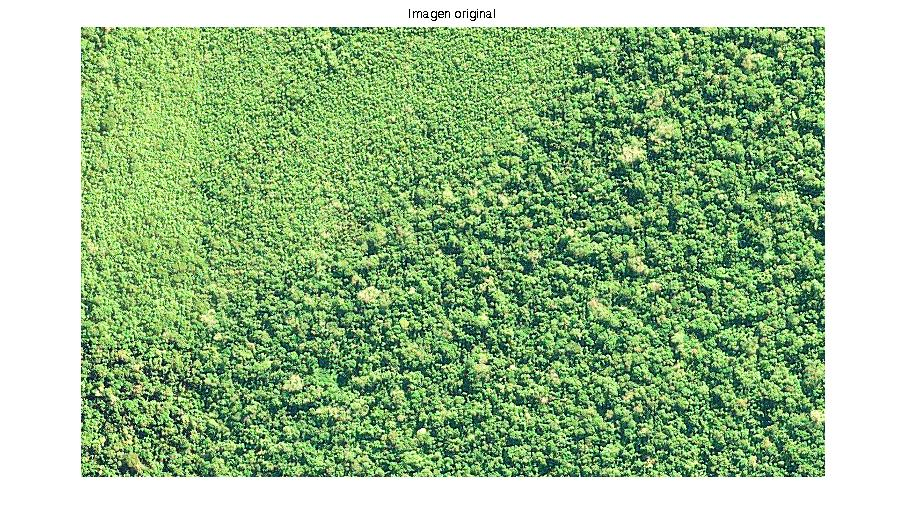
%> input picture Imagenes/PNI1.jpg, 906 x 532 px
$ octave AZULROJO.m   (GNU Octave 9; MATLAB toolbox functions it lacks are replaced by stand-ins)
%> lines starting %> are read from the running program, lines starting %| are printed output that depends on the picture; in (x1, y1, x2, y2) boxes, pixels count from 0 and x2, y2 are one past the last pixel; in counts of white or black regions, pixels touching at a corner belong together; the program's own positions count from 1
%% Código para detección de sombras en imágenes aéreas de áreas selváticas
% El siguiente código es una adaptación de otro código producido por
% B. Sirmacek y C. Unsalan, el cual aplica el método del índice invariante
% de color para realizar la detección de sombras
%
% Referencias:
% B. Sirmacek and C. Unsalan, "Damaged Building Detection in Aerial Images
% using Shadow Information", 4th International Conference on Recent Advances
% in Space Technologies RAST 2009, Istanbul, Turkey, June 2009.
%
% C. Unsalan and K. L. Boyer, "Linearized vegetation indices based on a formal
% statistical framework," IEEE Transactions on Geoscience and Remote Sensing,
% vol. 42, pp. 1575-1585, 2004.
clear all
close all
clc
%% Read Images: se elige una imagen del archivo
[filename, pathname] = uigetfile({'*.*'},'Browse');
%> the answer given: ../Imagenes/PNI1.jpg
name=[pathname,filename];
im = imread(name);
%> im is the input picture: size 532x906x3 uint8; mean R, G, B 159.7, 190.8, 147
figure, subplot(1,2,1), imshow(im);
figure, subplot(1,2,1), imshow(im);
% Filtrado de ruido
r = medfilt2(double(im(:,:,1)), [3,3]);
g = medfilt2(double(im(:,:,2)), [3,3]);
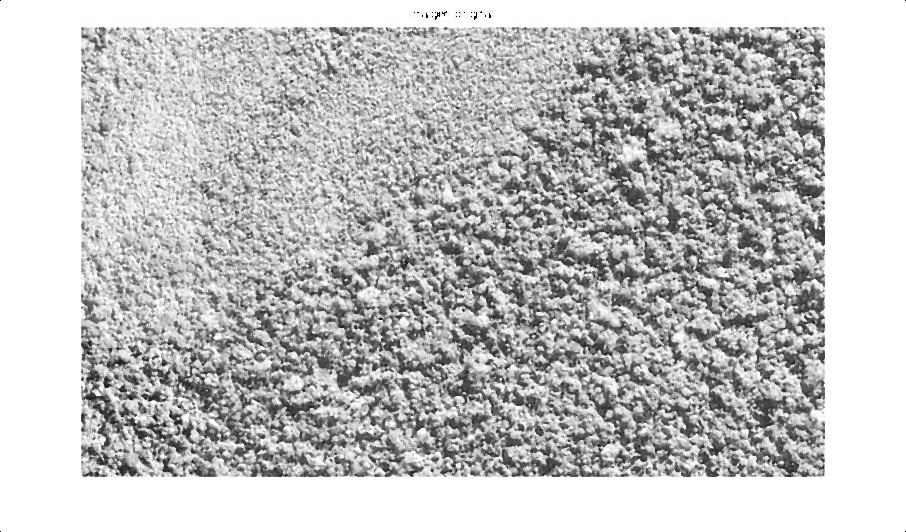
%> g: size 532x906 double; min 0, max 255, mean 193
b = medfilt2(double(im(:,:,3)), [3,3]);
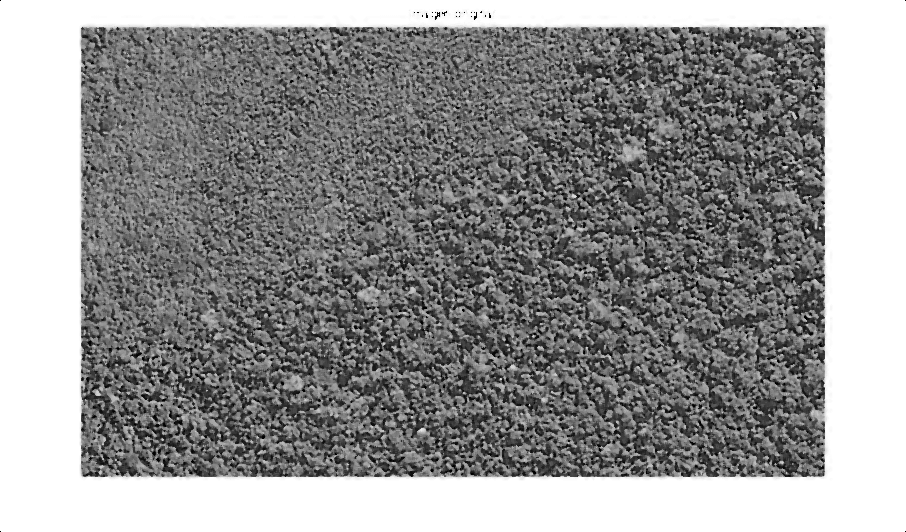
%> b: size 532x906 double; min 0, max 255, mean 147.9
%% Calculate Shadow Ratio: cociente entre la resta del canal azul menos el rojo, sobre la suma de ambos
shadow_ratio = ((4/pi).*atan(((b-r))./(b+r)));
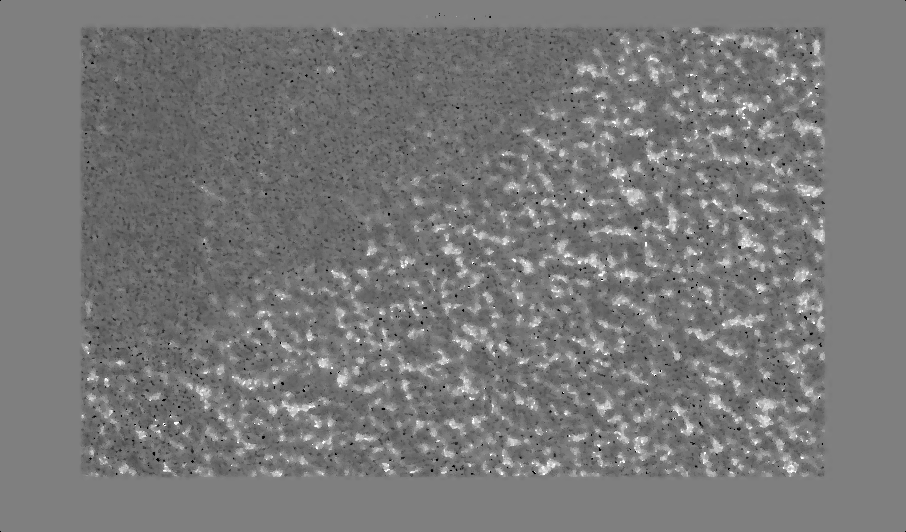
%> shadow_ratio: size 532x906 double; 0.02% of the values are NaN or infinite; the others: min -1, max 1, mean -0.0513; drawn with min black, max white, NaN and infinite black
umbral = quantile(shadow_ratio(:),.85);
%> umbral = 0.0025
histograma = hist(shadow_ratio(:),100);
%> histograma = 100 values, max 153379 at index 50, min 5 at index 2, mean 4818.8
hist_cum = cumsum(histograma);
%> hist_cum = 100 values from 380 to 481875
X = -1:2/99:1; %vector para eje de abscisas (valores posibles del índice invariante de color)
figure, plot(X,hist_cum,X,histograma),yyaxis right, title('shadow ratio');
%> after `title('shadow ratio')`:
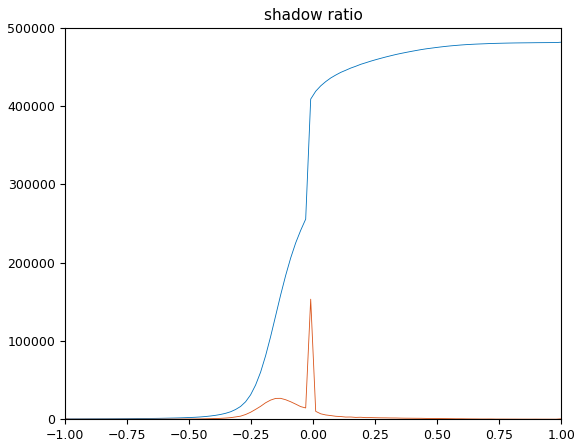
%> figure redrawn from the program's plot data; curve peaks at x = 1, y = 481875; curve peaks at x = -0.0101, y = 153379
figure, imshow(im)
f = figure();
% Máscara de sombras
shadow_mask(:,:) = shadow_ratio>umbral;
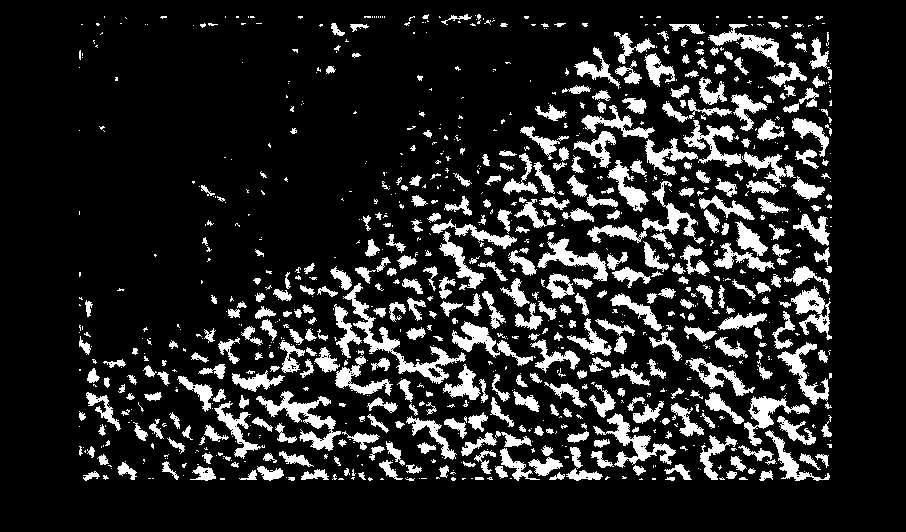
%> shadow_mask: size 532x906 logical; 14.8% white; 1032 white regions (635 under 20 px), largest, box (x1, y1, x2, y2) and area: (343, 283, 466, 384) 1739, (256, 391, 341, 451) 1441, (593, 413, 676, 468) 1188
shadow_mask(1:5,:) = 0;
shadow_mask(end-5:end,:) = 0;
shadow_mask(:,1:5) = 0;
shadow_mask(:,end-5:end) = 0;
% Marcado de sombras
shadow_mask = bwareaopen(shadow_mask, 100);
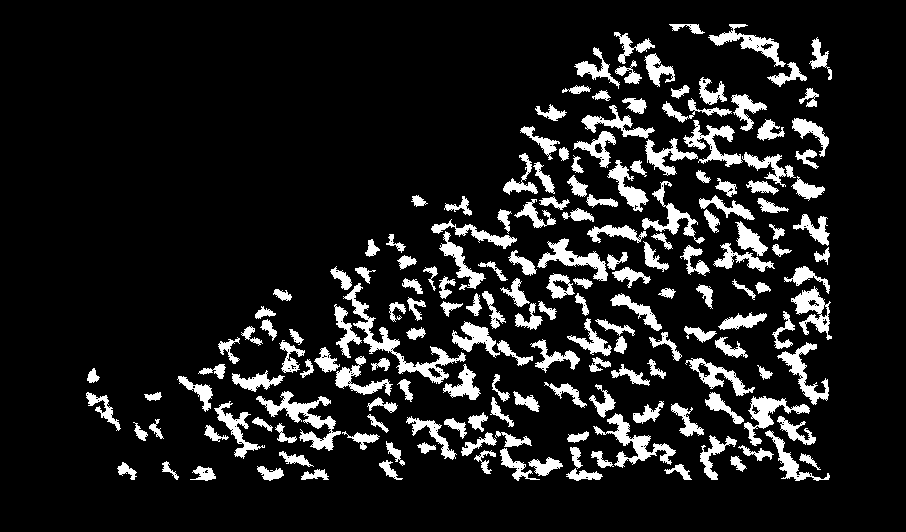
%> shadow_mask: size 532x906 logical; 11.9% white; 178 white regions, largest, box (x1, y1, x2, y2) and area: (343, 283, 466, 384) 1739, (256, 391, 341, 451) 1441, (593, 413, 676, 468) 1188
[x,y] = find(imdilate(shadow_mask(:,:),strel('disk',2,0))-shadow_mask(:,:));
%> x = 41620 values from 23 to 483; y = 41620 values from 85 to 834
imshow(im), hold on, plot(y,x,'.b'), title(['Umbral= ',num2str(umbral)]);
%> after `title(['Umbral= ',num2str(umbral)])`:
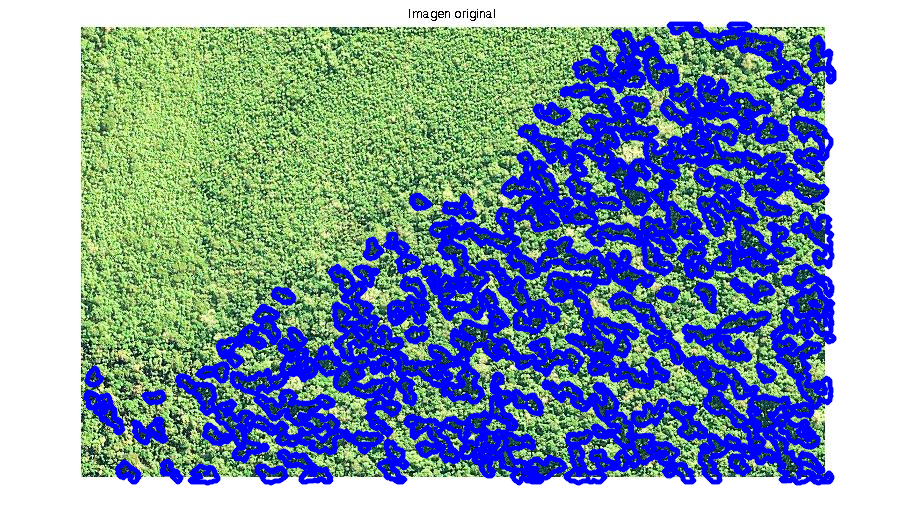
%> figure redrawn from the program's plot data; its title reads 'Umbral= 0.0025014'


%%
